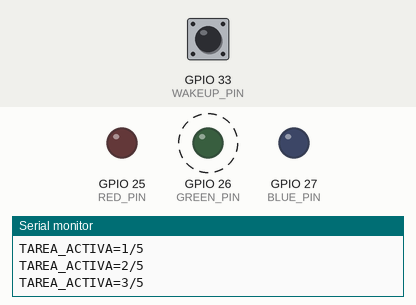
Simulated run of this program. Board: ESP32. On the bench: output pins drawn as LEDs (lit = HIGH), the last lines printed to the serial monitor. Dashed ring = blinking. The test bench sets the inputs (shaded band); at power-on: GPIO 33 (WAKEUP_PIN) HIGH.

Above: at 4.11 s.
5.1 s: GPIO 33 (WAKEUP_PIN) driven LOW
At 5.6 s:
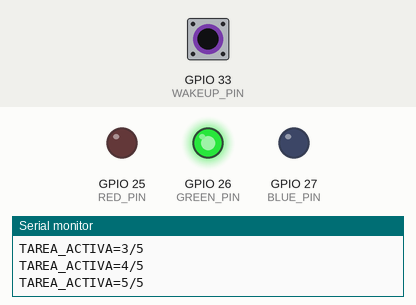
At 7.7 s:
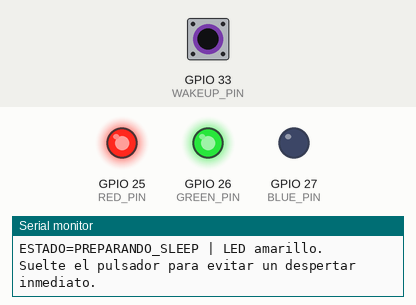
Timing chart, 0 to 9.2 s (numbered marks = the images above; inputs shaded):
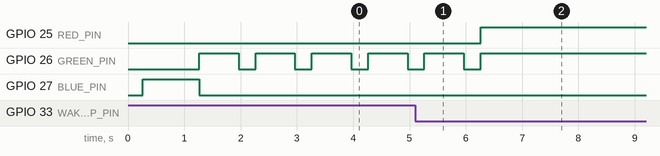

Measured:
- after the input at 5.1 s, GPIO 25 (RED_PIN), GPIO 26 (GREEN_PIN): goes on until 6.3 s, then stays HIGH
- by itself, GPIO 26 (GREEN_PIN): alternates HIGH for 0.70 s and LOW for 0.30 s

The program:

main.cpp
```cpp
#include <Arduino.h>
#include <driver/rtc_io.h>

#include "power_manager.h"
#include "status_led.h"

RTC_DATA_ATTR uint32_t bootCount = 0;
RTC_DATA_ATTR uint32_t timerWakeCount = 0;
RTC_DATA_ATTR uint32_t externalWakeCount = 0;

static void registerWakeup(const esp_sleep_wakeup_cause_t cause) {
  if (cause == ESP_SLEEP_WAKEUP_TIMER) {
    ++timerWakeCount;
  } else if (cause == ESP_SLEEP_WAKEUP_EXT0) {
    ++externalWakeCount;
  }
}

static void printStartupReport(const esp_sleep_wakeup_cause_t cause) {
  Serial.println();
  Serial.println("========================================");
  Serial.println(" TAREA 6 - GESTION DE ENERGIA ESP32");
  Serial.println("========================================");
  Serial.printf("BOOT=%u\n", bootCount);
  Serial.printf("CAUSA=%s\n", PowerManager::wakeCauseLabel(cause));
  Serial.printf("CONTADORES timer=%u, ext0=%u\n", timerWakeCount,
                externalWakeCount);
}

static void runActiveTask() {
  Serial.println("ESTADO=ACTIVO | LED verde | Tarea de 5 segundos.");
  for (uint8_t second = 1; second <= 5; ++second) {
    StatusLed::green();
    Serial.printf("TAREA_ACTIVA=%u/5\n", second);
    delay(700);
    StatusLed::off();
    delay(300);
  }
  Serial.println("TAREA_COMPLETADA");
}

static void prepareForSleep() {
  StatusLed::yellow();
  Serial.println("ESTADO=PREPARANDO_SLEEP | LED amarillo.");
  PowerManager::configureWakeupSources();
  delay(1000);
  StatusLed::off();
}

void setup() {
  Serial.begin(115200);
  delay(250);

  const esp_sleep_wakeup_cause_t wakeCause = esp_sleep_get_wakeup_cause();
  if (wakeCause == ESP_SLEEP_WAKEUP_EXT0) {
    rtc_gpio_deinit(PowerManager::WAKEUP_PIN);
  }

  StatusLed::begin();
  ++bootCount;
  registerWakeup(wakeCause);
  printStartupReport(wakeCause);

  StatusLed::blue();
  Serial.println("ESTADO=DESPIERTO | LED azul.");
  delay(1000);

  runActiveTask();
  prepareForSleep();
  PowerManager::enterDeepSleep();
}

void loop() {
  // Deep sleep reinicia la ejecucion desde setup(), por eso loop no se usa.
}
```

power_manager.h
```cpp
#pragma once

#include <Arduino.h>
#include <esp_sleep.h>

namespace PowerManager {

constexpr gpio_num_t WAKEUP_PIN = GPIO_NUM_33;
constexpr uint64_t MICROSECONDS_PER_SECOND = 1000000ULL;
constexpr uint32_t SLEEP_SECONDS = 10;

const char *wakeCauseLabel(esp_sleep_wakeup_cause_t cause);
void configureWakeupSources();
void enterDeepSleep();

}  // namespace PowerManager
```

status_led.h
```cpp
#pragma once

#include <Arduino.h>

namespace StatusLed {

constexpr uint8_t RED_PIN = 25;
constexpr uint8_t GREEN_PIN = 26;
constexpr uint8_t BLUE_PIN = 27;

void begin();
void off();
void blue();
void green();
void yellow();

}  // namespace StatusLed
```

power_manager.cpp
```cpp
#include "power_manager.h"

#include <driver/rtc_io.h>

namespace PowerManager {

const char *wakeCauseLabel(const esp_sleep_wakeup_cause_t cause) {
  switch (cause) {
    case ESP_SLEEP_WAKEUP_EXT0:
      return "pin externo EXT0 (GPIO33)";
    case ESP_SLEEP_WAKEUP_TIMER:
      return "temporizador RTC";
    case ESP_SLEEP_WAKEUP_UNDEFINED:
      return "encendido o reinicio, no deep sleep";
    default:
      return "otra fuente de despertar";
  }
}

static void requireEspOk(const esp_err_t result, const char *operation) {
  if (result == ESP_OK) {
    return;
  }

  Serial.printf("ERROR: %s fallo (codigo %d).\n", operation, result);
  Serial.flush();
  while (true) {
    delay(1000);
  }
}

static void waitForButtonRelease() {
  bool warningPrinted = false;
  while (digitalRead(WAKEUP_PIN) == LOW) {
    if (!warningPrinted) {
      Serial.println("Suelte el pulsador para evitar un despertar inmediato.");
      warningPrinted = true;
    }
    delay(20);
  }
}

void configureWakeupSources() {
  pinMode(WAKEUP_PIN, INPUT_PULLUP);
  waitForButtonRelease();

  requireEspOk(
      esp_sleep_enable_timer_wakeup(SLEEP_SECONDS * MICROSECONDS_PER_SECOND),
      "configurar el temporizador RTC");
  requireEspOk(esp_sleep_enable_ext0_wakeup(WAKEUP_PIN, LOW),
               "configurar EXT0");

  // EXT0 usa el dominio RTC; el pull-up mantiene un nivel estable en reposo.
  rtc_gpio_pullup_en(WAKEUP_PIN);
  rtc_gpio_pulldown_dis(WAKEUP_PIN);

  Serial.printf("Despertar configurado: TIMER=%us o EXT0=GPIO%d en LOW.\n",
                SLEEP_SECONDS, WAKEUP_PIN);
}

void enterDeepSleep() {
  Serial.println("ESTADO=SLEEP | Entrando en deep sleep.");
  Serial.flush();
  esp_deep_sleep_start();
}

}  // namespace PowerManager
```

status_led.cpp
```cpp
#include "status_led.h"

namespace StatusLed {

static void set(const bool red, const bool green, const bool blue) {
  digitalWrite(RED_PIN, red ? HIGH : LOW);
  digitalWrite(GREEN_PIN, green ? HIGH : LOW);
  digitalWrite(BLUE_PIN, blue ? HIGH : LOW);
}

void begin() {
  pinMode(RED_PIN, OUTPUT);
  pinMode(GREEN_PIN, OUTPUT);
  pinMode(BLUE_PIN, OUTPUT);
  off();
}

void off() { set(false, false, false); }
void blue() { set(false, false, true); }
void green() { set(false, true, false); }
void yellow() { set(true, true, false); }

}  // namespace StatusLed
```
